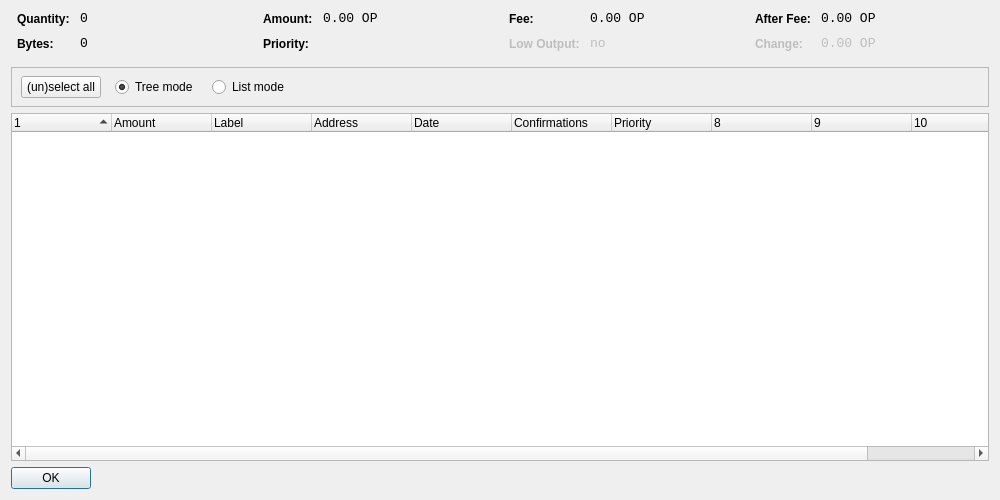
<?xml version="1.0" encoding="UTF-8"?>
<ui version="4.0">
 <class>CoinControlDialog</class>
 <widget class="QDialog" name="CoinControlDialog">
  <property name="geometry">
   <rect>
    <x>0</x>
    <y>0</y>
    <width>1000</width>
    <height>500</height>
   </rect>
  </property>
  <property name="windowTitle">
   <string>Coin Control</string>
  </property>
  <layout class="QVBoxLayout" name="verticalLayout">
   <item>
    <layout class="QHBoxLayout" name="horizontalLayoutTop" stretch="0,0,0,0">
     <property name="topMargin">
      <number>0</number>
     </property>
     <property name="bottomMargin">
      <number>10</number>
     </property>
     <item>
      <layout class="QFormLayout" name="formLayoutCoinControl1">
       <property name="horizontalSpacing">
        <number>10</number>
       </property>
       <property name="verticalSpacing">
        <number>10</number>
       </property>
       <property name="leftMargin">
        <number>6</number>
       </property>
       <property name="rightMargin">
        <number>6</number>
       </property>
       <item row="0" column="0">
        <widget class="QLabel" name="labelCoinControlQuantityText">
         <property name="styleSheet">
          <string notr="true">font-weight:bold;</string>
         </property>
         <property name="text">
          <string>Quantity:</string>
         </property>
        </widget>
       </item>
       <item row="0" column="1">
        <widget class="QLabel" name="labelCoinControlQuantity">
         <property name="font">
          <font>
           <family>Monospace</family>
           <pointsize>10</pointsize>
          </font>
         </property>
         <property name="cursor">
          <cursorShape>IBeamCursor</cursorShape>
         </property>
         <property name="contextMenuPolicy">
          <enum>Qt::ActionsContextMenu</enum>
         </property>
         <property name="text">
          <string notr="true">0</string>
         </property>
         <property name="textInteractionFlags">
          <set>Qt::LinksAccessibleByMouse|Qt::TextSelectableByKeyboard|Qt::TextSelectableByMouse</set>
         </property>
        </widget>
       </item>
       <item row="1" column="0">
        <widget class="QLabel" name="labelCoinControlBytesText">
         <property name="styleSheet">
          <string notr="true">font-weight:bold;</string>
         </property>
         <property name="text">
          <string>Bytes:</string>
         </property>
        </widget>
       </item>
       <item row="1" column="1">
        <widget class="QLabel" name="labelCoinControlBytes">
         <property name="font">
          <font>
           <family>Monospace</family>
           <pointsize>10</pointsize>
          </font>
         </property>
         <property name="cursor">
          <cursorShape>IBeamCursor</cursorShape>
         </property>
         <property name="contextMenuPolicy">
          <enum>Qt::ActionsContextMenu</enum>
         </property>
         <property name="text">
          <string notr="true">0</string>
         </property>
         <property name="textInteractionFlags">
          <set>Qt::LinksAccessibleByMouse|Qt::TextSelectableByKeyboard|Qt::TextSelectableByMouse</set>
         </property>
        </widget>
       </item>
      </layout>
     </item>
     <item>
      <layout class="QFormLayout" name="formLayoutCoinControl2">
       <property name="horizontalSpacing">
        <number>10</number>
       </property>
       <property name="verticalSpacing">
        <number>10</number>
       </property>
       <property name="leftMargin">
        <number>6</number>
       </property>
       <property name="rightMargin">
        <number>6</number>
       </property>
       <item row="0" column="0">
        <widget class="QLabel" name="labelCoinControlAmountText">
         <property name="styleSheet">
          <string notr="true">font-weight:bold;</string>
         </property>
         <property name="text">
          <string>Amount:</string>
         </property>
        </widget>
       </item>
       <item row="0" column="1">
        <widget class="QLabel" name="labelCoinControlAmount">
         <property name="font">
          <font>
           <family>Monospace</family>
           <pointsize>10</pointsize>
          </font>
         </property>
         <property name="cursor">
          <cursorShape>IBeamCursor</cursorShape>
         </property>
         <property name="contextMenuPolicy">
          <enum>Qt::ActionsContextMenu</enum>
         </property>
         <property name="text">
          <string notr="true">0.00 OP</string>
         </property>
         <property name="textInteractionFlags">
          <set>Qt::LinksAccessibleByMouse|Qt::TextSelectableByKeyboard|Qt::TextSelectableByMouse</set>
         </property>
        </widget>
       </item>
       <item row="1" column="0">
        <widget class="QLabel" name="labelCoinControlPriorityText">
         <property name="styleSheet">
          <string notr="true">font-weight:bold;</string>
         </property>
         <property name="text">
          <string>Priority:</string>
         </property>
        </widget>
       </item>
       <item row="1" column="1">
        <widget class="QLabel" name="labelCoinControlPriority">
         <property name="font">
          <font>
           <family>Monospace</family>
           <pointsize>10</pointsize>
          </font>
         </property>
         <property name="cursor">
          <cursorShape>IBeamCursor</cursorShape>
         </property>
         <property name="contextMenuPolicy">
          <enum>Qt::ActionsContextMenu</enum>
         </property>
         <property name="text">
          <string/>
         </property>
         <property name="textInteractionFlags">
          <set>Qt::LinksAccessibleByMouse|Qt::TextSelectableByKeyboard|Qt::TextSelectableByMouse</set>
         </property>
        </widget>
       </item>
      </layout>
     </item>
     <item>
      <layout class="QFormLayout" name="formLayoutCoinControl3">
       <property name="horizontalSpacing">
        <number>10</number>
       </property>
       <property name="verticalSpacing">
        <number>10</number>
       </property>
       <property name="leftMargin">
        <number>6</number>
       </property>
       <property name="rightMargin">
        <number>6</number>
       </property>
       <item row="0" column="0">
        <widget class="QLabel" name="labelCoinControlFeeText">
         <property name="styleSheet">
          <string notr="true">font-weight:bold;</string>
         </property>
         <property name="text">
          <string>Fee:</string>
         </property>
        </widget>
       </item>
       <item row="0" column="1">
        <widget class="QLabel" name="labelCoinControlFee">
         <property name="font">
          <font>
           <family>Monospace</family>
           <pointsize>10</pointsize>
          </font>
         </property>
         <property name="cursor">
          <cursorShape>IBeamCursor</cursorShape>
         </property>
         <property name="contextMenuPolicy">
          <enum>Qt::ActionsContextMenu</enum>
         </property>
         <property name="text">
          <string notr="true">0.00 OP</string>
         </property>
         <property name="textInteractionFlags">
          <set>Qt::LinksAccessibleByMouse|Qt::TextSelectableByKeyboard|Qt::TextSelectableByMouse</set>
         </property>
        </widget>
       </item>
       <item row="1" column="0">
        <widget class="QLabel" name="labelCoinControlLowOutputText">
         <property name="enabled">
          <bool>false</bool>
         </property>
         <property name="styleSheet">
          <string notr="true">font-weight:bold;</string>
         </property>
         <property name="text">
          <string>Low Output:</string>
         </property>
        </widget>
       </item>
       <item row="1" column="1">
        <widget class="QLabel" name="labelCoinControlLowOutput">
         <property name="enabled">
          <bool>false</bool>
         </property>
         <property name="font">
          <font>
           <family>Monospace</family>
           <pointsize>10</pointsize>
          </font>
         </property>
         <property name="cursor">
          <cursorShape>IBeamCursor</cursorShape>
         </property>
         <property name="contextMenuPolicy">
          <enum>Qt::ActionsContextMenu</enum>
         </property>
         <property name="text">
          <string notr="true">no</string>
         </property>
         <property name="textInteractionFlags">
          <set>Qt::LinksAccessibleByMouse|Qt::TextSelectableByKeyboard|Qt::TextSelectableByMouse</set>
         </property>
        </widget>
       </item>
      </layout>
     </item>
     <item>
      <layout class="QFormLayout" name="formLayoutCoinControl4">
       <property name="horizontalSpacing">
        <number>10</number>
       </property>
       <property name="verticalSpacing">
        <number>10</number>
       </property>
       <property name="leftMargin">
        <number>6</number>
       </property>
       <property name="rightMargin">
        <number>6</number>
       </property>
       <item row="0" column="0">
        <widget class="QLabel" name="labelCoinControlAfterFeeText">
         <property name="styleSheet">
          <string notr="true">font-weight:bold;</string>
         </property>
         <property name="text">
          <string>After Fee:</string>
         </property>
        </widget>
       </item>
       <item row="0" column="1">
        <widget class="QLabel" name="labelCoinControlAfterFee">
         <property name="font">
          <font>
           <family>Monospace</family>
           <pointsize>10</pointsize>
          </font>
         </property>
         <property name="cursor">
          <cursorShape>IBeamCursor</cursorShape>
         </property>
         <property name="contextMenuPolicy">
          <enum>Qt::ActionsContextMenu</enum>
         </property>
         <property name="text">
          <string notr="true">0.00 OP</string>
         </property>
         <property name="textInteractionFlags">
          <set>Qt::LinksAccessibleByMouse|Qt::TextSelectableByKeyboard|Qt::TextSelectableByMouse</set>
         </property>
        </widget>
       </item>
       <item row="1" column="0">
        <widget class="QLabel" name="labelCoinControlChangeText">
         <property name="enabled">
          <bool>false</bool>
         </property>
         <property name="styleSheet">
          <string notr="true">font-weight:bold;</string>
         </property>
         <property name="text">
          <string>Change:</string>
         </property>
        </widget>
       </item>
       <item row="1" column="1">
        <widget class="QLabel" name="labelCoinControlChange">
         <property name="enabled">
          <bool>false</bool>
         </property>
         <property name="font">
          <font>
           <family>Monospace</family>
           <pointsize>10</pointsize>
          </font>
         </property>
         <property name="cursor">
          <cursorShape>IBeamCursor</cursorShape>
         </property>
         <property name="contextMenuPolicy">
          <enum>Qt::ActionsContextMenu</enum>
         </property>
         <property name="text">
          <string notr="true">0.00 OP</string>
         </property>
         <property name="textInteractionFlags">
          <set>Qt::LinksAccessibleByMouse|Qt::TextSelectableByKeyboard|Qt::TextSelectableByMouse</set>
         </property>
        </widget>
       </item>
      </layout>
     </item>
    </layout>
   </item>
   <item>
    <widget class="QFrame" name="frame">
     <property name="minimumSize">
      <size>
       <width>0</width>
       <height>40</height>
      </size>
     </property>
     <property name="frameShape">
      <enum>QFrame::StyledPanel</enum>
     </property>
     <property name="frameShadow">
      <enum>QFrame::Sunken</enum>
     </property>
     <widget class="QWidget" name="horizontalLayoutWidget">
      <property name="geometry">
       <rect>
        <x>10</x>
        <y>0</y>
        <width>781</width>
        <height>41</height>
       </rect>
      </property>
      <layout class="QHBoxLayout" name="horizontalLayoutPanel" stretch="0,0,0,0,0">
       <property name="spacing">
        <number>14</number>
       </property>
       <item>
        <widget class="QPushButton" name="pushButtonSelectAll">
         <property name="sizePolicy">
          <sizepolicy hsizetype="Maximum" vsizetype="Fixed">
           <horstretch>0</horstretch>
           <verstretch>0</verstretch>
          </sizepolicy>
         </property>
         <property name="text">
          <string>(un)select all</string>
         </property>
        </widget>
       </item>
       <item>
        <widget class="QRadioButton" name="radioTreeMode">
         <property name="sizePolicy">
          <sizepolicy hsizetype="Maximum" vsizetype="Fixed">
           <horstretch>0</horstretch>
           <verstretch>0</verstretch>
          </sizepolicy>
         </property>
         <property name="text">
          <string>Tree mode</string>
         </property>
         <property name="checked">
          <bool>true</bool>
         </property>
        </widget>
       </item>
       <item>
        <widget class="QRadioButton" name="radioListMode">
         <property name="sizePolicy">
          <sizepolicy hsizetype="Maximum" vsizetype="Fixed">
           <horstretch>0</horstretch>
           <verstretch>0</verstretch>
          </sizepolicy>
         </property>
         <property name="text">
          <string>List mode</string>
         </property>
        </widget>
       </item>
       <item>
        <spacer name="horizontalSpacer">
         <property name="orientation">
          <enum>Qt::Horizontal</enum>
         </property>
         <property name="sizeHint" stdset="0">
          <size>
           <width>40</width>
           <height>20</height>
          </size>
         </property>
        </spacer>
       </item>
      </layout>
     </widget>
    </widget>
   </item>
   <item>
    <widget class="CoinControlTreeWidget" name="treeWidget">
     <property name="contextMenuPolicy">
      <enum>Qt::CustomContextMenu</enum>
     </property>
     <property name="sortingEnabled">
      <bool>false</bool>
     </property>
     <property name="columnCount">
      <number>11</number>
     </property>
     <attribute name="headerShowSortIndicator" stdset="0">
      <bool>true</bool>
     </attribute>
     <attribute name="headerStretchLastSection">
      <bool>false</bool>
     </attribute>
     <column>
      <property name="text">
       <string/>
      </property>
     </column>
     <column>
      <property name="text">
       <string>Amount</string>
      </property>
     </column>
     <column>
      <property name="text">
       <string>Label</string>
      </property>
     </column>
     <column>
      <property name="text">
       <string>Address</string>
      </property>
     </column>
     <column>
      <property name="text">
       <string>Date</string>
      </property>
     </column>
     <column>
      <property name="text">
       <string>Confirmations</string>
      </property>
      <property name="toolTip">
       <string>Confirmed</string>
      </property>
     </column>
     <column>
      <property name="text">
       <string>Priority</string>
      </property>
     </column>
     <column>
      <property name="text">
       <string/>
      </property>
     </column>
     <column>
      <property name="text">
       <string/>
      </property>
     </column>
     <column>
      <property name="text">
       <string/>
      </property>
     </column>
     <column>
      <property name="text">
       <string/>
      </property>
     </column>
    </widget>
   </item>
   <item>
    <widget class="QDialogButtonBox" name="buttonBox">
     <property name="sizePolicy">
      <sizepolicy hsizetype="Maximum" vsizetype="Fixed">
       <horstretch>0</horstretch>
       <verstretch>0</verstretch>
      </sizepolicy>
     </property>
     <property name="orientation">
      <enum>Qt::Horizontal</enum>
     </property>
     <property name="standardButtons">
      <set>QDialogButtonBox::Ok</set>
     </property>
    </widget>
   </item>
  </layout>
 </widget>
 <customwidgets>
  <customwidget>
   <class>CoinControlTreeWidget</class>
   <extends>QTreeWidget</extends>
   <header>coincontroltreewidget.h</header>
  </customwidget>
 </customwidgets>
 <resources/>
 <connections/>
</ui>
